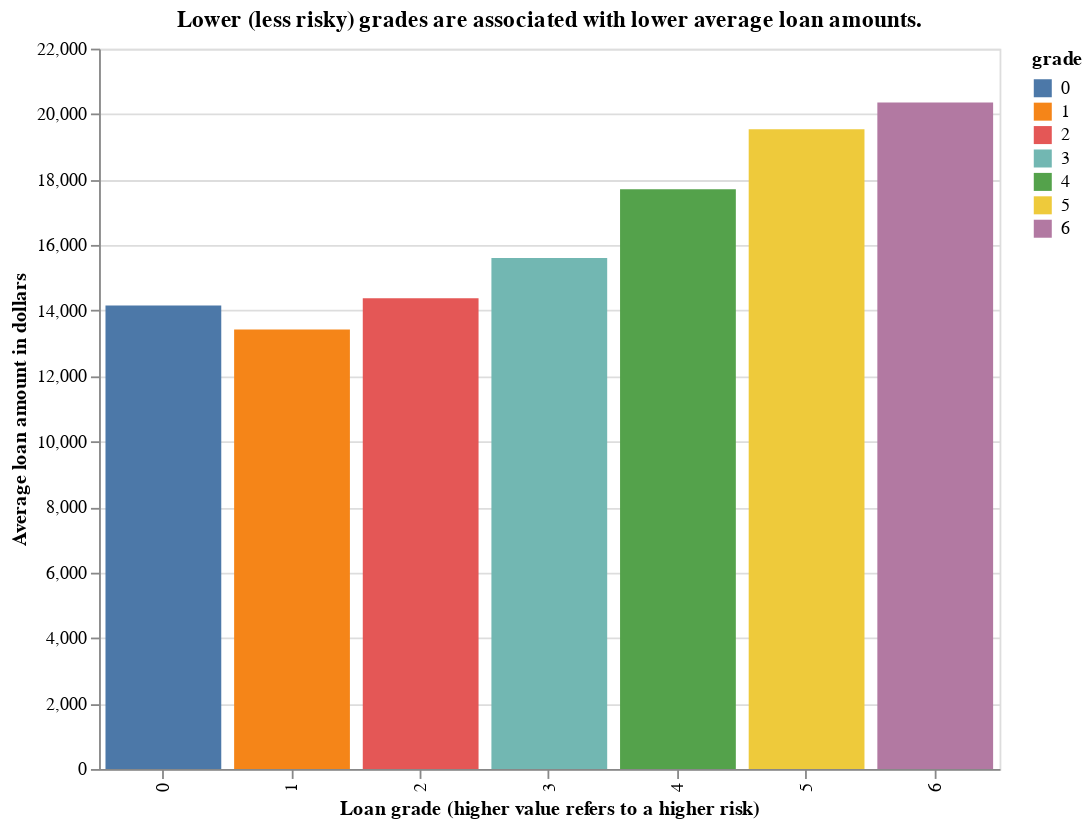

The cell this chart's notebook holds for it:
### Markdown cell above
Loan Amount distribution by the loan grade

### Code cell
#Loan amount by grade
group_loan = data_new.groupby('grade').mean()
avg_loan = group_loan['loan_amnt'].reset_index()

alt.Chart(avg_loan, title = 'Lower (less risky) grades are associated with lower average loan amounts.').mark_bar().encode(
    alt.X('grade:N', title = 'Loan grade (higher value refers to a higher risk)'),
    alt.Y('loan_amnt:Q', title = 'Average loan amount in dollars'),
    color = 'grade:N'
).properties(width = 500, height = 400)

### Figure 1 — Vega-Lite specification as saved in the notebook (floating-point values rounded to 4 significant figures)
{"config": {"view": {"continuousWidth": 400, "continuousHeight": 300}}, "data": {"name": "data-2a801c8409ca4b525924dfcda72b52ce"}, "mark": "bar", "encoding": {"color": {"type": "nominal", "field": "grade"}, "x": {"type": "nominal", "field": "grade", "title": "Loan grade (higher value refers to a higher risk)"}, "y": {"type": "quantitative", "field": "loan_amnt", "title": "Average loan amount in dollars"}}, "height": 400, "title": "Lower (less risky) grades are associated with lower average loan amounts.", "width": 500, "$schema": "https://vega.github.io/schema/vega-lite/v4.8.1.json", "datasets": {"data-2a801c8409ca4b525924dfcda72b52ce": [{"grade": 0, "loan_amnt": 14160.0}, {"grade": 1, "loan_amnt": 13420.0}, {"grade": 2, "loan_amnt": 14380.0}, {"grade": 3, "loan_amnt": 15600.0}, {"grade": 4, "loan_amnt": 17700.0}, {"grade": 5, "loan_amnt": 19540.0}, {"grade": 6, "loan_amnt": 20360.0}]}}
